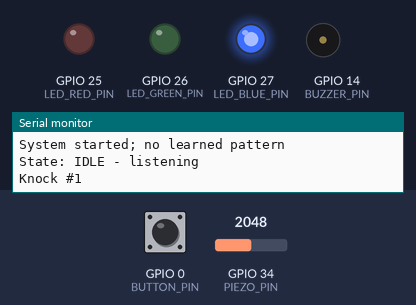
Bench run of a program on a simulated ESP32. Parts: output pins drawn as LEDs (lit = HIGH), buzzer (waves = sounding, pin HIGH), the last lines printed to the serial monitor. Inputs (shaded band) come from the test bench; at power-on: GPIO 0 (BUTTON_PIN) HIGH, GPIO 34 (PIEZO_PIN) = 2048. EEPROM starts erased.

Above: at 1.2 s.
1.3 s: GPIO 0 (BUTTON_PIN) pulled LOW for 3.2 s
At 2.1 s:
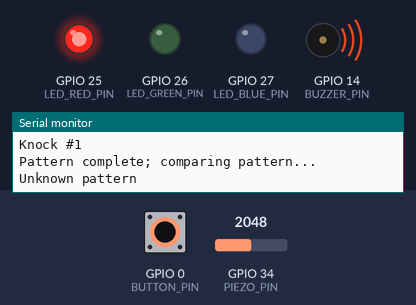
At 2.7 s:
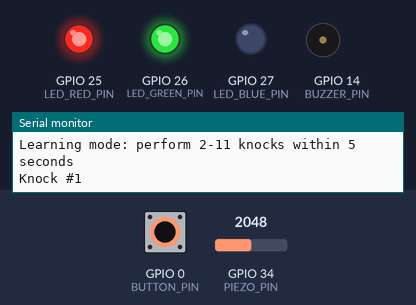
6.0 s: GPIO 0 (BUTTON_PIN) pulled LOW for 0.15 s
Timing chart, 0 to 9.0 s (numbered marks = the images above; inputs shaded):
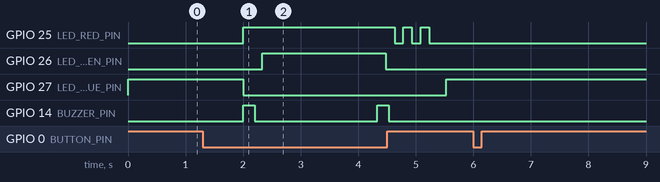

The program:

main.cpp
```cpp
#include <Arduino.h>
#include "knock/knock_detector.h"
#include "pattern/pattern_manager.h"
#include "output/led_controller.h"
#include "output/buzzer.h"
#include "storage/pattern_storage.h"
constexpr int PIEZO_PIN = 34, LED_RED_PIN = 25, LED_GREEN_PIN = 26, LED_BLUE_PIN = 27;
constexpr int BUZZER_PIN = 14, BUTTON_PIN = 0;
constexpr int KNOCK_THRESHOLD = 500, DEBOUNCE_DELAY = 30;
constexpr unsigned long BUTTON_DEBOUNCE_MS = 30, LONG_PRESS_TIME = 1000;
constexpr unsigned long LEARN_PATTERN_TIMEOUT = 5000, FEEDBACK_HOLD_MS = 1200;
KnockDetector knockDetector(PIEZO_PIN, KNOCK_THRESHOLD, DEBOUNCE_DELAY);
PatternManager patternManager;
LedController ledController(LED_RED_PIN, LED_GREEN_PIN, LED_BLUE_PIN);
Buzzer buzzer(BUZZER_PIN);
PatternStorage patternStorage;
enum SystemState { STATE_IDLE, STATE_KNOCK_DETECTED, STATE_WAITING_FOR_NEXT_KNOCK,
    STATE_PATTERN_COMPLETE, STATE_ANALYZE_PATTERN, STATE_SUCCESS, STATE_UNKNOWN, STATE_LEARNING_MODE };
SystemState currentState = STATE_IDLE;
unsigned long buttonPressStartTime = 0, buttonChangedAt = 0, learningStartedAt = 0, feedbackStartedAt = 0;
bool buttonRawPressed = false, buttonIsPressed = false, longPressHandled = false;
std::vector<unsigned long> learnedPattern;
bool haveLearnedPattern = false;
void returnToIdle() {
    patternManager.clearKnocks(); buzzer.off();
    ledController.setColor(LedController::COLOR_BLUE); currentState = STATE_IDLE;
    Serial.println("State: IDLE - listening");
}
void enterLearningMode() {
    patternManager.clearKnocks(); buzzer.off(); knockDetector.reset();
    learningStartedAt = millis(); currentState = STATE_LEARNING_MODE;
    ledController.setColor(LedController::COLOR_YELLOW);
    Serial.println("Learning mode: perform 2-11 knocks within 5 seconds");
}
void handleButton(unsigned long now) {
    const bool pressed = digitalRead(BUTTON_PIN) == LOW;
    if (pressed != buttonRawPressed) { buttonRawPressed = pressed; buttonChangedAt = now; }
    if (now - buttonChangedAt >= BUTTON_DEBOUNCE_MS && buttonIsPressed != buttonRawPressed) {
        buttonIsPressed = buttonRawPressed;
        if (buttonIsPressed) { buttonPressStartTime = now; longPressHandled = false; }
        else if (!longPressHandled) { Serial.println("Short press: clear sequence"); returnToIdle(); }
    }
    if (buttonIsPressed && buttonRawPressed && !longPressHandled && now - buttonPressStartTime >= LONG_PRESS_TIME) {
        longPressHandled = true; enterLearningMode();
    }
}
void recordKnock(unsigned long timestamp) {
    if (!patternManager.addKnock(timestamp)) { Serial.println("Sequence too long"); return; }
    Serial.print("Knock #"); Serial.println(patternManager.getKnockCount());
    const auto intervals = patternManager.getIntervals();
    if (!intervals.empty()) { Serial.print("Interval: "); Serial.print(intervals.back()); Serial.println(" ms"); }
}
void analyzePattern(unsigned long now) {
    Serial.println("Pattern complete; comparing pattern...");
    int color = LedController::COLOR_GREEN;
    if (patternManager.matchesPattern(PatternManager::getPatternA())) { Serial.println("Pattern A recognized"); buzzer.confirmationBeep(); }
    else if (patternManager.matchesPattern(PatternManager::getPatternB())) { Serial.println("Pattern B recognized"); buzzer.confirmationBeep(); }
    else if (patternManager.matchesPattern(PatternManager::getPatternC())) { Serial.println("Pattern C recognized"); color = LedController::COLOR_BLUE; buzzer.doubleBeep(100); }
    else if (haveLearnedPattern && patternManager.matchesPattern(learnedPattern)) { Serial.println("Learned pattern recognized"); buzzer.confirmationBeep(); }
    else { Serial.println("Unknown pattern"); color = LedController::COLOR_RED; buzzer.errorBeep(); }
    ledController.setColor(color); feedbackStartedAt = now;
    currentState = color == LedController::COLOR_RED ? STATE_UNKNOWN : STATE_SUCCESS;
}
void finishLearning(unsigned long now) {
    const auto candidate = patternManager.getIntervals();
    if (!patternManager.overflowed() && !candidate.empty() && patternStorage.saveLearnedPattern(candidate, "learned")) {
        learnedPattern = candidate; haveLearnedPattern = true;
        Serial.println("Learned pattern saved to NVS");
        ledController.flashGreen(5, 100); buzzer.confirmationBeep(); currentState = STATE_SUCCESS;
    } else {
        Serial.println("Learning failed: insufficient knocks, overflow, or NVS write failure");
        ledController.flashRed(3, 150); buzzer.errorBeep(); currentState = STATE_UNKNOWN;
    }
    patternManager.clearKnocks(); feedbackStartedAt = now;
}
void setup() {
    Serial.begin(115200); pinMode(BUTTON_PIN, INPUT_PULLUP);
    knockDetector.begin(); ledController.begin(); buzzer.begin();
    buttonRawPressed = digitalRead(BUTTON_PIN) == LOW; buttonChangedAt = millis();
    if (patternStorage.begin()) haveLearnedPattern = patternStorage.loadLearnedPattern(learnedPattern, "learned");
    else Serial.println("NVS unavailable; learning saves may fail");
    Serial.println(haveLearnedPattern ? "System started; learned pattern loaded" : "System started; no learned pattern");
    returnToIdle();
}
void loop() {
    const unsigned long now = millis();
    handleButton(now);
    // Sample once; dispatch this event without consuming it a second time.
    const bool knock = knockDetector.update();
    ledController.update(); buzzer.update();
    switch (currentState) {
        case STATE_IDLE:
            if (knock) { recordKnock(knockDetector.getLastKnockTime()); currentState = STATE_KNOCK_DETECTED; }
            break;
        case STATE_KNOCK_DETECTED:
        case STATE_WAITING_FOR_NEXT_KNOCK:
            if (patternManager.isPatternComplete()) {
                // An event after the deadline starts a new sequence.
                if (knock) { analyzePattern(now); patternManager.clearKnocks(); recordKnock(knockDetector.getLastKnockTime()); currentState = STATE_KNOCK_DETECTED; }
                else currentState = STATE_PATTERN_COMPLETE;
            } else {
                if (knock) recordKnock(knockDetector.getLastKnockTime());
                currentState = STATE_WAITING_FOR_NEXT_KNOCK;
            }
            break;
        case STATE_PATTERN_COMPLETE:
        case STATE_ANALYZE_PATTERN:
            analyzePattern(now);
            if (knock) { patternManager.clearKnocks(); recordKnock(knockDetector.getLastKnockTime()); currentState = STATE_KNOCK_DETECTED; }
            break;
        case STATE_SUCCESS:
        case STATE_UNKNOWN:
            if (knock) { returnToIdle(); recordKnock(knockDetector.getLastKnockTime()); currentState = STATE_KNOCK_DETECTED; }
            else if (now - feedbackStartedAt >= FEEDBACK_HOLD_MS) returnToIdle();
            break;
        case STATE_LEARNING_MODE:
            if (now - learningStartedAt >= LEARN_PATTERN_TIMEOUT || patternManager.isPatternComplete()) finishLearning(now);
            else if (knock) recordKnock(knockDetector.getLastKnockTime());
            break;
    }
}
```

knock_detector.cpp
```cpp
#include "knock_detector.h"
KnockDetector::KnockDetector(int pin, int threshold, int debounceDelay)
    : _adcPin(pin), _threshold(threshold), _debounceDelay(debounceDelay > 0 ? debounceDelay : 1),
      _quietSince(0), _lastKnockTime(0), _armed(true), _rawHigh(false), _knockDetected(false) {}
void KnockDetector::begin() { pinMode(_adcPin, INPUT); reset(); }
bool KnockDetector::update() {
    const unsigned long now = millis();
    const bool high = analogRead(_adcPin) > _threshold;
    _knockDetected = false;
    if (high) {
        // Count even short pulses immediately. Ringing cannot rearm the detector
        // until the input has stayed below threshold for the full quiet period.
        if (_armed) { _armed = false; _lastKnockTime = now; _knockDetected = true; }
        _quietSince = now;
    } else {
        if (_rawHigh) _quietSince = now;
        if (now - _quietSince >= _debounceDelay) _armed = true;
    }
    _rawHigh = high;
    return _knockDetected;
}
bool KnockDetector::isKnockDetected() const { return _knockDetected; }
unsigned long KnockDetector::getLastKnockTime() const { return _lastKnockTime; }
void KnockDetector::reset() {
    _armed = true; _rawHigh = false; _knockDetected = false;
    _quietSince = millis(); _lastKnockTime = 0;
}
void KnockDetector::setThreshold(int threshold) { _threshold = threshold; }
int KnockDetector::getThreshold() const { return _threshold; }
```

knock_detector.h
```cpp
#pragma once
#include <Arduino.h>
class KnockDetector {
public:
    KnockDetector(int adcPin, int threshold = 500, int debounceDelay = 50);
    void begin();
    bool update();
    bool isKnockDetected() const;
    unsigned long getLastKnockTime() const;
    void reset();
    void setThreshold(int threshold);
    int getThreshold() const;
private:
    int _adcPin, _threshold;
    unsigned long _debounceDelay, _quietSince, _lastKnockTime;
    bool _armed, _rawHigh, _knockDetected;
};
```

buzzer.cpp
```cpp
#include "buzzer.h"
Buzzer::Buzzer(int pin) : _pin(pin), _active(false), _high(false), _remaining(0), _changedAt(0), _duration(0) {}
void Buzzer::begin() { pinMode(_pin, OUTPUT); off(); }
void Buzzer::start(unsigned int count, unsigned long duration) {
    _remaining = count; _duration = duration; _changedAt = millis();
    _active = true; _high = true; digitalWrite(_pin, HIGH);
}
void Buzzer::beep(int duration) { if (duration > 0) start(1, duration); }
void Buzzer::doubleBeep(int duration) { if (duration > 0) start(2, duration); }
void Buzzer::errorBeep() { beep(200); }
void Buzzer::confirmationBeep() { beep(100); }
void Buzzer::off() { _active = false; _high = false; _remaining = 0; digitalWrite(_pin, LOW); }
void Buzzer::update() {
    if (!_active || millis() - _changedAt < (_high ? _duration : 100UL)) return;
    _changedAt = millis();
    if (_high) { digitalWrite(_pin, LOW); _high = false; if (--_remaining == 0) _active = false; }
    else { _high = true; digitalWrite(_pin, HIGH); }
}
```

buzzer.h
```cpp
#pragma once
#include <Arduino.h>
class Buzzer {
public:
    explicit Buzzer(int pin);
    void begin();
    void beep(int duration);
    void doubleBeep(int duration);
    void errorBeep();
    void confirmationBeep();
    void update();
    void off();
private:
    int _pin;
    bool _active, _high;
    unsigned int _remaining;
    unsigned long _changedAt, _duration;
    void start(unsigned int count, unsigned long duration);
};
```

led_controller.cpp
```cpp
#include "led_controller.h"

LedController::LedController(int redPin, int greenPin, int bluePin)
    : _redPin(redPin), _greenPin(greenPin), _bluePin(bluePin),
      _isFlashing(false), _flashColor(0), _flashCount(0), _flashDuration(0),
      _lastFlashTime(0), _flashState(0) {}

void LedController::begin() {
    pinMode(_redPin, OUTPUT);
    pinMode(_greenPin, OUTPUT);
    pinMode(_bluePin, OUTPUT);
    off();
}

void LedController::setColor(uint8_t red, uint8_t green, uint8_t blue) {
    analogWrite(_redPin, red);
    analogWrite(_greenPin, green);
    analogWrite(_bluePin, blue);
}

void LedController::setColor(int color) {
    _isFlashing = false;
    switch (color) {
        case COLOR_OFF:
            setColor(0, 0, 0);
            break;
        case COLOR_RED:
            setColor(255, 0, 0);
            break;
        case COLOR_GREEN:
            setColor(0, 255, 0);
            break;
        case COLOR_BLUE:
            setColor(0, 0, 255);
            break;
        case COLOR_YELLOW:
            setColor(255, 255, 0);
            break;
        case COLOR_CYAN:
            setColor(0, 255, 255);
            break;
        case COLOR_MAGENTA:
            setColor(255, 0, 255);
            break;
        case COLOR_WHITE:
            setColor(255, 255, 255);
            break;
        default:
            setColor(0, 0, 0);
    }
}

void LedController::update() {
    if (_isFlashing) {
        updateFlash();
    }
}

void LedController::flashGreen(int times, int duration) {
    _flashColor = COLOR_GREEN;
    _flashCount = times * 2;  // Each flash is on+off
    _flashDuration = duration;
    _lastFlashTime = millis();
    _flashState = 0;
    _isFlashing = true;
}

void LedController::flashRed(int times, int duration) {
    _flashColor = COLOR_RED;
    _flashCount = times * 2;
    _flashDuration = duration;
    _lastFlashTime = millis();
    _flashState = 0;
    _isFlashing = true;
}

void LedController::flashBlue(int times, int duration) {
    _flashColor = COLOR_BLUE;
    _flashCount = times * 2;
    _flashDuration = duration;
    _lastFlashTime = millis();
    _flashState = 0;
    _isFlashing = true;
}

void LedController::flashYellow(int times, int duration) {
    _flashColor = COLOR_YELLOW;
    _flashCount = times * 2;
    _flashDuration = duration;
    _lastFlashTime = millis();
    _flashState = 0;
    _isFlashing = true;
}

void LedController::off() {
    _isFlashing = false;
    setColor(0, 0, 0);
}

void LedController::updateFlash() {
    if (!_isFlashing) return;

    if (millis() - _lastFlashTime >= _flashDuration) {
        _lastFlashTime = millis();
        _flashState = 1 - _flashState;  // Toggle state

        if (_flashState == 0) {  // Off state
            setColor(0, 0, 0);
        } else {  // On state
            setColor(_flashColor == COLOR_RED ? 255 : 0,
                     _flashColor == COLOR_GREEN ? 255 : 0,
                     _flashColor == COLOR_BLUE ? 255 : 0);

            if (_flashColor == COLOR_YELLOW) {
                setColor(255, 255, 0);
            }
        }

        _flashCount--;
        if (_flashCount <= 0) {
            _isFlashing = false;
            setColor(0, 0, 0);
        }
    }
}
```

led_controller.h
```cpp
#ifndef LED_CONTROLLER_H
#define LED_CONTROLLER_H

#include <Arduino.h>

class LedController {
public:
    LedController(int redPin, int greenPin, int bluePin);
    void begin();
    void setColor(uint8_t red, uint8_t green, uint8_t blue);
    void setColor(int color);  // Predefined colors
    void update();
    void flashGreen(int times, int duration);
    void flashRed(int times, int duration);
    void flashBlue(int times, int duration);
    void flashYellow(int times, int duration);
    void off();

    // Color definitions
    static const int COLOR_OFF = 0;
    static const int COLOR_RED = 1;
    static const int COLOR_GREEN = 2;
    static const int COLOR_BLUE = 3;
    static const int COLOR_YELLOW = 4;
    static const int COLOR_CYAN = 5;
    static const int COLOR_MAGENTA = 6;
    static const int COLOR_WHITE = 7;

private:
    int _redPin;
    int _greenPin;
    int _bluePin;
    bool _isFlashing;
    int _flashColor;
    int _flashCount;
    unsigned long _flashDuration;
    unsigned long _lastFlashTime;
    int _flashState;

    void updateFlash();
};

#endif // LED_CONTROLLER_H
```

pattern_manager.cpp
```cpp
#include "pattern_manager.h"
PatternManager::PatternManager() : _overflow(false) { _knockTimestamps.reserve(MAX_INTERVALS + 1); }
bool PatternManager::addKnock(unsigned long timestamp) {
    if (_knockTimestamps.size() >= MAX_INTERVALS + 1) { _overflow = true; return false; }
    _knockTimestamps.push_back(timestamp);
    return true;
}
bool PatternManager::isPatternComplete() const {
    // A single knock must time out too, rather than stranding the waiting state.
    return _overflow || (!_knockTimestamps.empty() && millis() - _knockTimestamps.back() >= PATTERN_TIMEOUT_MS);
}
std::vector<unsigned long> PatternManager::getIntervals() const {
    std::vector<unsigned long> result;
    for (size_t i = 1; i < _knockTimestamps.size(); ++i)
        result.push_back(_knockTimestamps[i] - _knockTimestamps[i - 1]);
    return result;
}
void PatternManager::clearKnocks() { _knockTimestamps.clear(); _overflow = false; }
size_t PatternManager::getKnockCount() const { return _knockTimestamps.size(); }
bool PatternManager::overflowed() const { return _overflow; }
bool PatternManager::matchesPattern(const std::vector<unsigned long>& stored) const {
    const auto intervals = getIntervals();
    if (_overflow || stored.empty() || stored.size() != intervals.size()) return false;
    for (size_t i = 0; i < intervals.size(); ++i) {
        if (!stored[i]) return false;
        const uint64_t difference = intervals[i] > stored[i] ? intervals[i] - stored[i] : stored[i] - intervals[i];
        if (difference * 100 > uint64_t(stored[i]) * TOLERANCE_PERCENT) return false;
    }
    return true;
}
void PatternManager::learnPattern(std::vector<unsigned long>& pattern) { pattern = _overflow ? std::vector<unsigned long>{} : getIntervals(); }
std::vector<unsigned long> PatternManager::getPatternA() { return {500}; }
std::vector<unsigned long> PatternManager::getPatternB() { return {400, 400}; }
std::vector<unsigned long> PatternManager::getPatternC() { return {800, 300}; }
```

pattern_manager.h
```cpp
#pragma once
#include <Arduino.h>
#include <vector>
#ifndef MAX_INTERVALS
#define MAX_INTERVALS 10
#endif
#ifndef TOLERANCE_PERCENT
#define TOLERANCE_PERCENT 25
#endif
#ifndef PATTERN_TIMEOUT_MS
#define PATTERN_TIMEOUT_MS 2000UL
#endif
class PatternManager {
public:
    PatternManager();
    bool addKnock(unsigned long timestamp);
    bool isPatternComplete() const;
    std::vector<unsigned long> getIntervals() const;
    void clearKnocks();
    size_t getKnockCount() const;
    bool overflowed() const;
    bool matchesPattern(const std::vector<unsigned long>& storedPattern) const;
    void learnPattern(std::vector<unsigned long>& pattern);
    static std::vector<unsigned long> getPatternA();
    static std::vector<unsigned long> getPatternB();
    static std::vector<unsigned long> getPatternC();
private:
    std::vector<unsigned long> _knockTimestamps;
    bool _overflow;
};
```

pattern_storage.h
```cpp
#pragma once
#include <Arduino.h>
#include <Preferences.h>
#include <vector>
class PatternStorage {
public:
    bool begin();
    void end();
    bool saveLearnedPattern(const std::vector<unsigned long>& pattern, const char* patternName);
    bool loadLearnedPattern(std::vector<unsigned long>& pattern, const char* patternName);
    bool deleteLearnedPattern(const char* patternName);
    bool patternExists(const char* patternName);
private:
    Preferences _preferences;
};
```

Source omitted: pattern_storage.cpp (3094 bytes)

Measured:
- after the input at 1.3 s, GPIO 26 (LED_GREEN_PIN): LOW → HIGH after 1.0 s, → LOW 2.2 s later
- by itself, GPIO 25 (LED_RED_PIN): repeats every 0.30 s: LOW 0.15 s, HIGH 0.15 s, until it stays LOW from 5.2 s
- by itself, GPIO 14 (BUZZER_PIN): alternates HIGH for 0.20 s and LOW for 2.1 s
